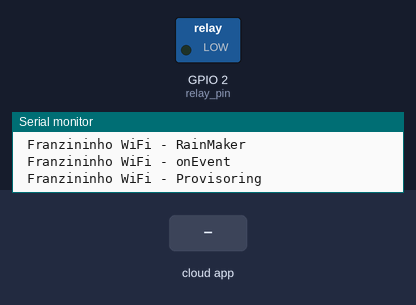
This sketch was run on a simulated ESP32. On the bench: switched loads named in the sketch (green lamp = pin HIGH), the last lines printed to the serial monitor. Inputs (shaded band) come from the test bench. WiFi joins after 1.5 s; servers stay silent unless stated.

Above: at 6.2 s.
6.3 s: the phone or cloud app sets Relay to 1
At 6.9 s:
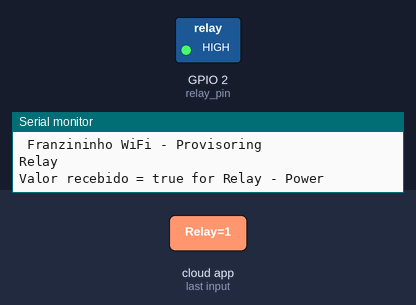
7.8 s: the phone or cloud app sets Relay to 0
At 9.2 s:
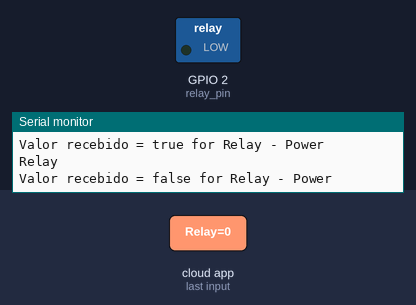
Timing chart, 0 to 10.8 s (numbered marks = the images above; inputs shaded):
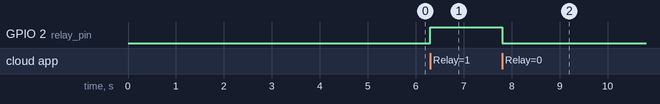

Measured:
- after the input at 6.3 s, GPIO 2 (relay_pin): LOW → HIGH at once
- after the input at 7.8 s, GPIO 2 (relay_pin): HIGH → LOW at once

The sketch:

FranzininhoWiFi_RainMaker.ino
```cpp
#include "RMaker.h"
#include "WiFi.h"
#include "WiFiProv.h"
#include "AppInsights.h"

#define TIME_UPDATE_MS 5000

const char *service_name = "Franzininho WiFi - Prov";
const char *pop = "opensource";

//static uint8_t bs18b20_pin = 46;
static uint8_t relay_pin = 2;
bool relay_pin_state = false;

bool wifi_connected = 0;


//Declare devices
static TemperatureSensor temperature("Temperatura");
static Switch relay("Relay", &relay_pin);
float temp = 25.00;

void sysProvEvent(arduino_event_t *sys_event)
{
    switch (sys_event->event_id) {
        case ARDUINO_EVENT_PROV_START:

            Serial.printf("\nProvisioning Started with name \"%s\" and PoP \"%s\" on SoftAP\n", service_name, pop);
            printQR(service_name, pop, "softap");

            break;
        case ARDUINO_EVENT_PROV_INIT:
            wifi_prov_mgr_disable_auto_stop(10000);
            break;
        case ARDUINO_EVENT_PROV_CRED_SUCCESS:
            wifi_prov_mgr_stop_provisioning();
            break;
        default:;
    }
}

void write_callback(Device *device, Param *param, const param_val_t val, void *priv_data, write_ctx_t *ctx)
{
  //Busca pelo nome do dispositivo
  const char *device_name = device->getDeviceName();
  Serial.println(device_name);
  // Busca pelos parâmetros do dispositivo
  const char *param_name = param->getParamName();

  // Caso o nome do dispositivo seja um relé (Relay), então ...
  if (!strcmp(device_name, "Relay"))
  {
    //Caso o parametro do dispositivo for Power, então ..
    if (!strcmp(param_name, "Power"))
    {
      Serial.printf("Valor recebido = %s for %s - %s\n", val.val.b ? "true" : "false", device_name, param_name);
      // Receb o valor enviado pelo aplicativo (true ou false)
      relay_pin_state = val.val.b;

      // Se o valor foi falso liga e caso contrário liga o relé
      (relay_pin_state == false) ? digitalWrite(relay_pin, LOW) : digitalWrite(relay_pin, HIGH);

      // Atualiza o valor da variável
      param->updateAndReport(val);
    }
  }
}


void setup()
{
  Serial.begin(115200);
  delay(5000);
  pinMode(relay_pin, OUTPUT);
  digitalWrite(relay_pin,LOW);

  //Declara o nó
  Node my_node;
  my_node = RMaker.initNode("Franzininho WiFi RainMaker");

  // Registra a função de callback para o botão
  relay.addCb(write_callback);

  //Adicionando dispositivos (sensores ou atuadores) ao nó
  my_node.addDevice(temperature);
  my_node.addDevice(relay);


  // RMaker.setTimeZone("America/Sao_Paulo");
  // Habilita o fuso horario e deixa o smartphone se encarregar de selecionar
  RMaker.enableTZService();
  RMaker.enableSchedule();
  RMaker.enableScenes();

  initAppInsights();
  RMaker.enableSystemService(SYSTEM_SERV_FLAGS_ALL, 2, 2, 2);

  // Inicializa o Rain Maker
  RMaker.start();
  Serial.println(" Franzininho WiFi - RainMaker");

  //Registra a função de callback para receber os eventos do Provision
  WiFi.onEvent(sysProvEvent);
  Serial.println(" Franzininho WiFi - onEvent");

  // Inicializa o provisoring para ficar visível o nome da rede para acessar pelo aplicativo.
  WiFiProv.beginProvision(WIFI_PROV_SCHEME_SOFTAP, WIFI_PROV_SCHEME_HANDLER_NONE, WIFI_PROV_SECURITY_1, pop, service_name);
  Serial.println(" Franzininho WiFi - Provisoring");

}

uint64_t elipse_time = 0;

void loop()
{
  if ((millis() - elipse_time)> TIME_UPDATE_MS && wifi_connected)
  {
    Serial.println("Enviando Temperatura Atual");
    temperature.updateAndReportParam("Temperatura", temp);
    elipse_time = millis();
  }


  delay(100);
}
```
